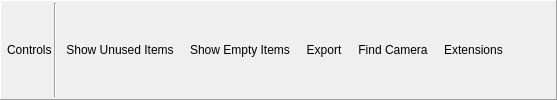
    <widget class="QFrame" name="toolbar">
     <property name="frameShape">
      <enum>QFrame::Panel</enum>
     </property>
     <property name="frameShadow">
      <enum>QFrame::Raised</enum>
     </property>
     <layout class="QHBoxLayout" name="toolbarLayout">
      <property name="spacing">
       <number>2</number>
      </property>
      <property name="leftMargin">
       <number>6</number>
      </property>
      <property name="topMargin">
       <number>2</number>
      </property>
      <property name="rightMargin">
       <number>6</number>
      </property>
      <property name="bottomMargin">
       <number>2</number>
      </property>
      <item>
       <widget class="QLabel" name="controlsLabel">
        <property name="text">
         <string>Controls</string>
        </property>
        <property name="margin">
         <number>4</number>
        </property>
       </widget>
      </item>
      <item>
       <widget class="Line" name="controlsLine">
        <property name="orientation">
         <enum>Qt::Vertical</enum>
        </property>
       </widget>
      </item>
      <item>
       <widget class="QToolButton" name="showUnused">
        <property name="toolTip">
         <string>Show items that are bound but not currently used by the pipeline.</string>
        </property>
        <property name="text">
         <string>Show Unused Items</string>
        </property>
        <property name="icon">
         <iconset resource="../../Resources/resources.qrc">
          <normaloff>:/page_white_delete.png</normaloff>:/page_white_delete.png</iconset>
        </property>
        <property name="checkable">
         <bool>true</bool>
        </property>
        <property name="toolButtonStyle">
         <enum>Qt::ToolButtonTextBesideIcon</enum>
        </property>
        <property name="autoRaise">
         <bool>true</bool>
        </property>
       </widget>
      </item>
      <item>
       <widget class="QToolButton" name="showEmpty">
        <property name="toolTip">
         <string>Show pipeline bindings which are completely empty and have nothing bound</string>
        </property>
        <property name="text">
         <string>Show Empty Items</string>
        </property>
        <property name="icon">
         <iconset resource="../../Resources/resources.qrc">
          <normaloff>:/page_white_database.png</normaloff>:/page_white_database.png</iconset>
        </property>
        <property name="checkable">
         <bool>true</bool>
        </property>
        <property name="toolButtonStyle">
         <enum>Qt::ToolButtonTextBesideIcon</enum>
        </property>
        <property name="autoRaise">
         <bool>true</bool>
        </property>
       </widget>
      </item>
      <item>
       <widget class="QToolButton" name="exportHTML">
        <property name="toolTip">
         <string>Export the current pipeline state to an HTML file</string>
        </property>
        <property name="text">
         <string>Export</string>
        </property>
        <property name="icon">
         <iconset resource="../../Resources/resources.qrc">
          <normaloff>:/save.png</normaloff>:/save.png</iconset>
        </property>
        <property name="checkable">
         <bool>false</bool>
        </property>
        <property name="toolButtonStyle">
         <enum>Qt::ToolButtonTextBesideIcon</enum>
        </property>
        <property name="autoRaise">
         <bool>true</bool>
        </property>
       </widget>
      </item>
      <item>
       <widget class="QToolButton" name="detectCamera">
        <property name="toolTip">
         <string>Scan the currently bound vertex shader constant-buffer ranges for a view, inverse-view, and view-projection matrix group.</string>
        </property>
        <property name="text">
         <string>Find Camera</string>
        </property>
        <property name="icon">
         <iconset resource="../../Resources/resources.qrc">
          <normaloff>:/find.png</normaloff>:/find.png</iconset>
        </property>
        <property name="checkable">
         <bool>false</bool>
        </property>
        <property name="toolButtonStyle">
         <enum>Qt::ToolButtonTextBesideIcon</enum>
        </property>
        <property name="autoRaise">
         <bool>true</bool>
        </property>
       </widget>
      </item>
      <item>
       <widget class="QToolButton" name="extensions">
        <property name="text">
         <string>Extensions</string>
        </property>
        <property name="icon">
         <iconset resource="../../Resources/resources.qrc">
          <normaloff>:/plugin.png</normaloff>:/plugin.png</iconset>
        </property>
        <property name="toolButtonStyle">
         <enum>Qt::ToolButtonTextBesideIcon</enum>
        </property>
        <property name="autoRaise">
         <bool>true</bool>
        </property>
       </widget>
      </item>
      <item>
       <spacer name="horizontalSpacer">
        <property name="orientation">
         <enum>Qt::Horizontal</enum>
        </property>
        <property name="sizeHint" stdset="0">
         <size>
          <width>40</width>
          <height>20</height>
         </size>
        </property>
       </spacer>
      </item>
     </layout>
    </widget>
